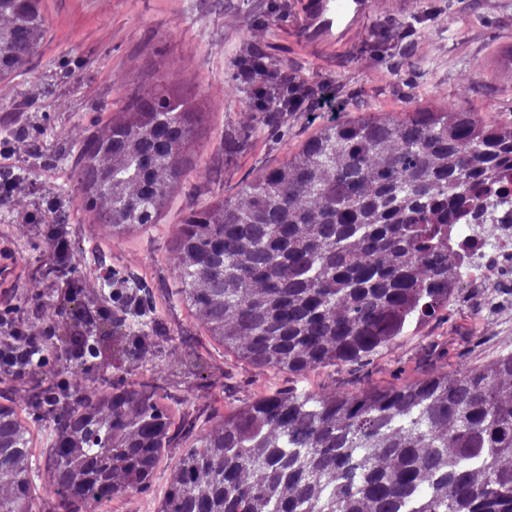
#> input picture feature_extractor/20.0/10_10.jpeg, 512 x 512 px
$ python tile.py ../feature_extractor/20.0/10_10.jpeg out
#> lines starting #> are read from the running program, lines starting #| are printed output that depends on the picture
import os
import argparse
from PIL import Image
import numpy as np

def tile_image(input_image_path, output_dir, tile_size, variance_threshold):
    # Load the image
#> called with input_image_path = '../feature_extractor/20.0/10_10.jpeg', output_dir = 'out', tile_size = 256, variance_threshold = 20
    image = Image.open(input_image_path).convert('L')  # Convert to grayscale to simplify variance calculation
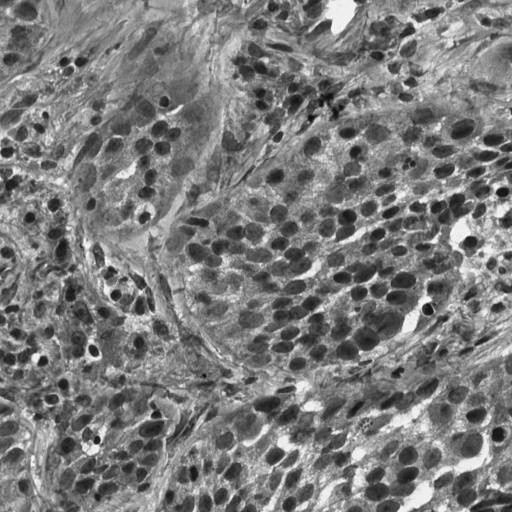
#> image: PIL image 512x512 L; min 11, max 254, mean 122.9
    width, height = image.size
#> width = 512; height = 512

    # Calculate the number of tiles in each dimension
    x_tiles = width // tile_size
#> x_tiles = 2
    y_tiles = height // tile_size
#> y_tiles = 2

    # Create tiles
    for i in range(y_tiles):
        for j in range(x_tiles):
            # Define the bounding box for each tile
            left = j * tile_size
            upper = i * tile_size
            right = left + tile_size
            lower = upper + tile_size

            # Crop the image to create the tile
            tile = image.crop((left, upper, right, lower))

            # Convert tile to numpy array and calculate variance
            tile_array = np.array(tile)
            if np.var(tile_array) > variance_threshold:
                # Ensure the output directory exists
                if not os.path.exists(output_dir):
                    os.makedirs(output_dir)

                # Save the tile
                tile.save(os.path.join(output_dir, f"tile_{i}_{j}.jpg"))
#> this loop made 2 passes
#> pass 1, in tile_image, `tile.save(os.path.join(output_dir, f"tile_{i}_{j}.jpg"))`:
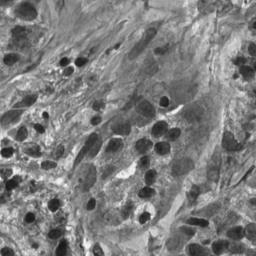
#> saved as tile_0_0.jpg: PIL image 256x256 L; min 19, max 251, mean 125.5
#> pass 1, in tile_image, `tile.save(os.path.join(output_dir, f"tile_{i}_{j}.jpg"))`:
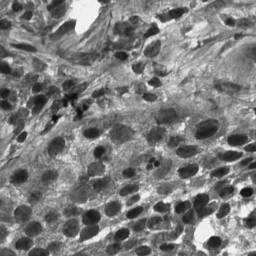
#> saved as tile_0_1.jpg: PIL image 256x256 L; min 11, max 254, mean 124.2
#> pass 2, in tile_image, `tile.save(os.path.join(output_dir, f"tile_{i}_{j}.jpg"))`:
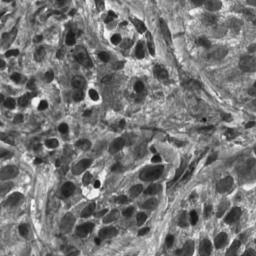
#> saved as tile_1_0.jpg: PIL image 256x256 L; min 11, max 252, mean 119.7
#> pass 2, in tile_image, `tile.save(os.path.join(output_dir, f"tile_{i}_{j}.jpg"))`:
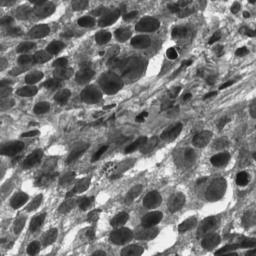
#> saved as tile_1_1.jpg: PIL image 256x256 L; min 16, max 254, mean 122.4

def main():
    # Set up command line argument parsing
    parser = argparse.ArgumentParser(description="Generate tiles from an image, dropping tiles with low variance.")
    parser.add_argument("input_image", help="Path to the input image")
    parser.add_argument("output_directory", help="Directory where tiles will be saved")
    parser.add_argument("--tile_size", type=int, default=256, help="Size of each tile (default is 256 pixels)")
    parser.add_argument("--variance_threshold", type=float, default=20.0, help="Variance threshold below which tiles will not be saved (default is 20.0)")

    # Parse arguments
    args = parser.parse_args()

    # Run the tiling function
    tile_image(args.input_image, args.output_directory, args.tile_size, args.variance_threshold)

if __name__ == "__main__":
    main()

$ run again, on feature_extractor/20.0/10_7.jpeg
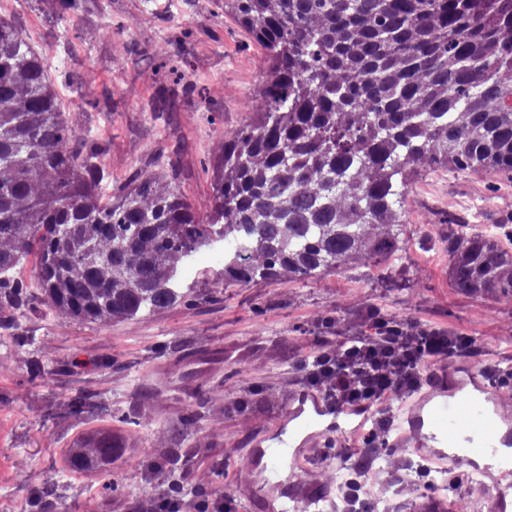
#> input picture feature_extractor/20.0/10_7.jpeg, 512 x 512 px
#> the loop in tile_image, `for i in range(y_tiles):` made 2 passes
#> pass 1, in tile_image, `tile.save(os.path.join(output_dir, f"tile_{i}_{j}.jpg"))`:
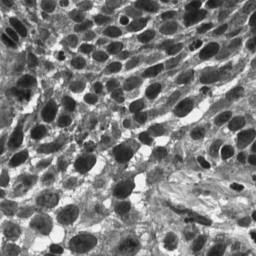
#> saved as tile_0_1.jpg: PIL image 256x256 L; min 15, max 254, mean 123.9
#> pass 2, in tile_image, `tile.save(os.path.join(output_dir, f"tile_{i}_{j}.jpg"))`:
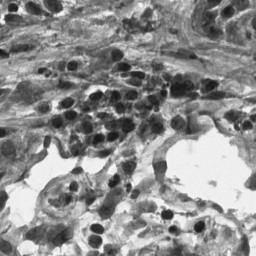
#> saved as tile_1_1.jpg: PIL image 256x256 L; min 16, max 253, mean 141.8

$ run again, on feature_extractor/20.0/11_10.jpeg
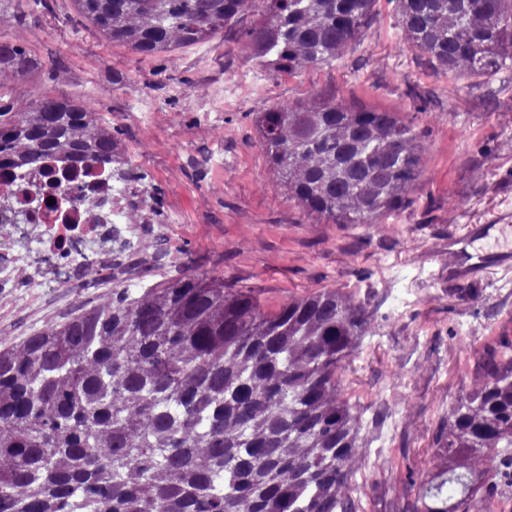
#> input picture feature_extractor/20.0/11_10.jpeg, 512 x 512 px
#> the loop in tile_image, `for i in range(y_tiles):` made 2 passes
#> pass 1, in tile_image, `tile.save(os.path.join(output_dir, f"tile_{i}_{j}.jpg"))`:
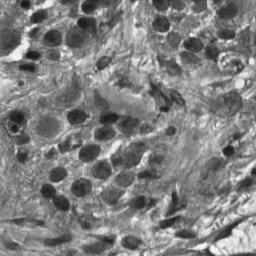
#> saved as tile_0_1.jpg: PIL image 256x256 L; min 18, max 254, mean 127
#> pass 2, in tile_image, `tile.save(os.path.join(output_dir, f"tile_{i}_{j}.jpg"))`:
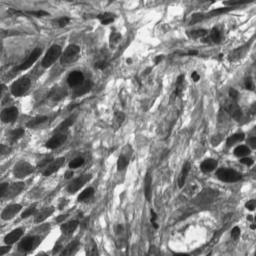
#> saved as tile_1_1.jpg: PIL image 256x256 L; min 15, max 252, mean 134.2

$ run again, on feature_extractor/20.0/11_11.jpeg
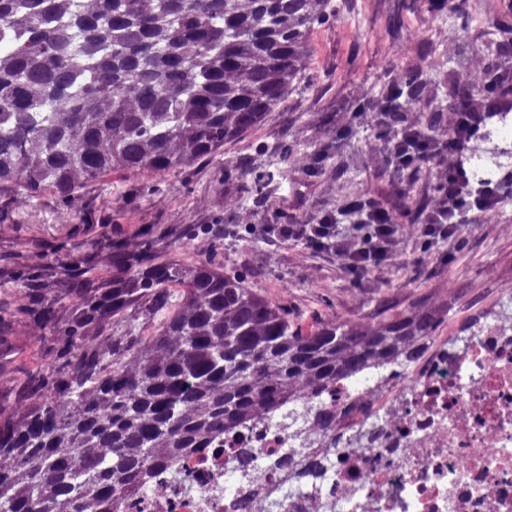
#> input picture feature_extractor/20.0/11_11.jpeg, 512 x 512 px
#> the loop in tile_image, `for i in range(y_tiles):` made 2 passes
#> pass 1, in tile_image, `tile.save(os.path.join(output_dir, f"tile_{i}_{j}.jpg"))`:
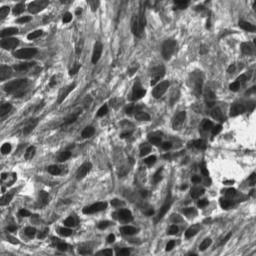
#> saved as tile_0_1.jpg: PIL image 256x256 L; min 19, max 254, mean 125.1
#> pass 2, in tile_image, `tile.save(os.path.join(output_dir, f"tile_{i}_{j}.jpg"))`:
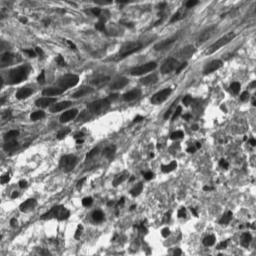
#> saved as tile_1_1.jpg: PIL image 256x256 L; min 14, max 253, mean 135.1
